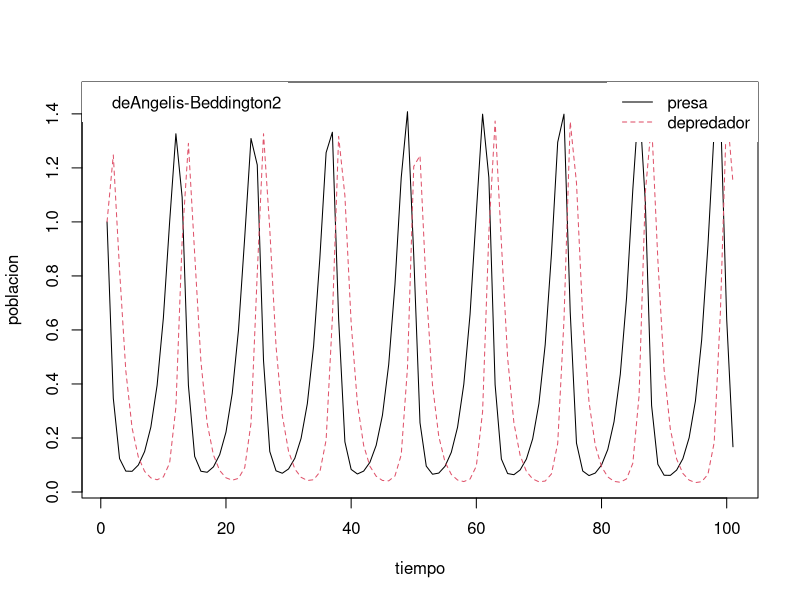

The R source for this figure:
#deAngelis-Beddington micropar??sitos log??stico
library(deSolve)
library(pracma)

LV <- function (Time, State, Pars) { 
  with(as.list(c(State, Pars)), {
    fp = alpha*p - (alpha*p^2/K)
    gpi =  ((beta*p*i)/(1+(beta*h*p)+(s*i)))
    dp = fp-gpi
    di = -i*mu + m*gpi
    return(list(c(dp,di)))
  })
}

Pars <- c(alpha = .6, beta = 2, mu = 0.8, m = 1.2, K=10, h=.2, s=.2)
State <- c(p = 1, i = 1)
Time <- seq(0,100, by =1)

out <- as.data.frame(ode(func = LV, y=State, parms = Pars, times=Time))
matplot(out[,-1], type = "l", xlab = "tiempo", ylab = "poblacion")

legend("topright", c("presa", "depredador"), lty=c(1,2), col =c(1,2), box.lwd =0)
legend("topleft", "deAngelis-Beddington2", box.lwd =0)
